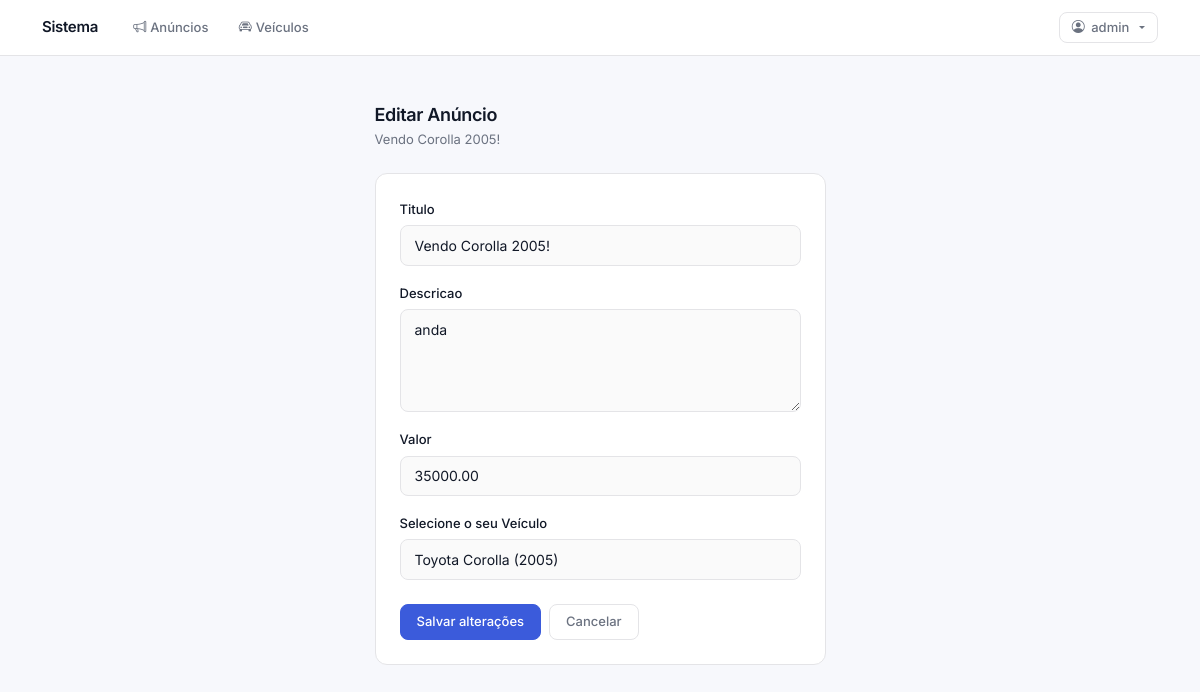
The app's page /anuncio/editar/1/ (signed in) with its own data.
### anuncio/models.py (models this page shows)
class Anuncio(models.Model):
    titulo = models.CharField(max_length=255)
    descricao = models.TextField()
    data_criacao = models.DateTimeField(auto_now_add=True)
    valor = models.DecimalField(max_digits=10, decimal_places=2)
    veiculo = models.ForeignKey(Veiculo, on_delete=models.CASCADE)
    usuario = models.ForeignKey(User, on_delete=models.CASCADE)

### anuncio/views.py (the view)
# urls.py: path('editar/<int:pk>/',EditarAnuncio.as_view(), name='editar-anuncio'),
class EditarAnuncio(LoginRequiredMixin,UpdateView):
    model = Anuncio
    form_class = FormularioAnuncio
    template_name = 'anuncios/editar.html'
    success_url = reverse_lazy('listar-anuncios')

### anuncio/forms.py
class FormularioAnuncio(forms.ModelForm):
    def __init__(self, *args, **kwargs):
        super().__init__(*args, **kwargs)
        for field_name, field in self.fields.items():
            field.widget.attrs.update({'class': 'form-control'})
        self.fields['descricao'].widget.attrs.update({'rows': '4'})
    class Meta:
        model = Anuncio
        exclude = ['usuario']
        labels = {
            'veiculo': 'Selecione o seu Veículo',
            'preco': 'Preço de Venda (R$)',
        }

### veiculo/models.py (called while the page is built)
    def __str__(self):
        return f"{self.get_marca_display()} {self.modelo} ({self.ano})"

### templates/anuncios/editar.html (shortened to what this page needs)
{% extends 'base.html' %}
{% block content %}
<div class="container py-5">
    <div class="row justify-content-center">
        <div class="col-md-7 col-lg-5">
            <div class="mb-4">
                <h1 style="font-size:1.125rem; font-weight:600; letter-spacing:-0.02em; margin:0 0 0.25rem;">
                    Editar Anúncio
                </h1>
                <p style="font-size:0.8125rem; color:var(--muted); margin:0;">
                    {{ object.titulo }}
                </p>
            </div>
            <div class="card">
                <div class="card-body p-4">
                    <form method="POST" novalidate>
                        {% for field in form %}
                            <div class="mb-3">
                                <label class="form-label">{{ field.label }}</label>
                                {{ field }}
                            </div>
                        {% endfor %}
                        <div class="d-flex gap-2 mt-4">
                            <button type="submit" class="btn btn-primary">Salvar alterações</button>
                            <a href="{% url 'listar-anuncios' %}" class="btn btn-outline-secondary">Cancelar</a>
                        </div>
                    </form>
                </div>
            </div>
        </div>
    </div>
</div>
{% endblock %}

### templates/base.html (shortened to what this page needs)
{% load static %}
<!DOCTYPE html>
<html lang="pt-br">
<head>
    <link rel="stylesheet" href="{% static 'css/bootstrap.min.css' %}">
    <link rel="stylesheet" href="https://cdn.jsdelivr.net/npm/bootstrap-icons@1.11.3/font/bootstrap-icons.min.css">
</head>
<body>
<header>
    <nav class="topbar">
        <div class="container d-flex align-items-center gap-2">
            <a class="brand me-3" href="/">Sistema</a>
            {% if user.is_authenticated %}
                <a class="nav-link" href="{% url 'listar-anuncios' %}">
                    <i class="bi bi-megaphone me-1"></i>Anúncios
                </a>
                <a class="nav-link" href="{% url 'listar-veiculos' %}">
                    <i class="bi bi-car-front me-1"></i>Veículos
                </a>
            {% endif %}
            <div class="ms-auto d-flex align-items-center gap-2">
                {% if user.is_authenticated %}
                    <div class="dropdown">
                        <a class="user-btn dropdown-toggle" href="#" data-bs-toggle="dropdown" aria-expanded="false">
                            <i class="bi bi-person-circle"></i>
                            {{ user.get_full_name|default:user.username }}
                        </a>
                    </div>
                {% else %}
                    <a class="nav-link" href="{% url 'login' %}">Entrar</a>
                {% endif %}
            </div>
        </div>
    </nav>
</header>
<main>
    {% block content %}{% endblock %}
</main>
</body>
</html>

### templates/base.html (style rules this page uses)
:root { --accent: #3b5bdb; --accent-hover: #2f4cc5; --bg: #f7f8fc; --surface: #ffffff; --border: #e4e4e7; --text: #111827; --muted: #6b7280; --radius: 10px; }
*, *::before, *::after { box-sizing: border-box; }
body { font-family: 'Inter', -apple-system, BlinkMacSystemFont, sans-serif; background: var(--bg); color: var(--text); min-height: 100vh; font-size: 0.9rem; }
.topbar { background: var(--surface); border-bottom: 1px solid var(--border); height: 56px; display: flex; align-items: center; position: sticky; top: 0; z-index: 100; }
.topbar .brand { font-weight: 600; font-size: 0.9375rem; color: var(--text); text-decoration: none; letter-spacing: -0.02em; }
.topbar .nav-link { font-size: 0.8125rem; font-weight: 500; color: var(--muted); padding: 0.35rem 0.7rem; border-radius: 6px; text-decoration: none; transition: background 0.12s, color 0.12s; }
.topbar .user-btn { font-size: 0.8125rem; font-weight: 500; color: var(--muted); background: none; border: 1px solid var(--border); border-radius: 8px; padding: 0.3rem 0.75rem; cursor: pointer; display: flex; align-items: center; gap: 0.4rem; text-decoration: none; transition: border-color 0.12s, color 0.12s; }
.btn { font-family: inherit; font-size: 0.8125rem; font-weight: 500; border-radius: 8px; padding: 0.45rem 1rem; transition: background 0.12s, border-color 0.12s, opacity 0.12s; }
.btn-primary { background: var(--accent); border-color: var(--accent); color: #fff; }
.btn-outline-secondary { border-color: var(--border); color: var(--muted); background: transparent; }
.card { border: 1px solid var(--border); border-radius: 12px; box-shadow: none; background: var(--surface); overflow: hidden; }
.form-control, .form-select { border: 1px solid var(--border); border-radius: 8px; font-size: 0.875rem; padding: 0.55rem 0.875rem; background: #fafafa; color: var(--text); box-shadow: none !important; font-family: inherit; transition: border-color 0.12s; }
.form-label { font-size: 0.8125rem; font-weight: 500; color: var(--text); margin-bottom: 0.35rem; }

### records on screen
Anuncio: titulo "Vendo Corolla 2005!", form "Vendo Corolla 2005!" "anda" "35000.00" "Toyota Corolla (2005)"

### other values on screen
{{ user.get_full_name|default:user.username }} "admin"
{{ field.label }} "Titulo" "Descricao" "Valor" "Selecione o seu Veículo"
